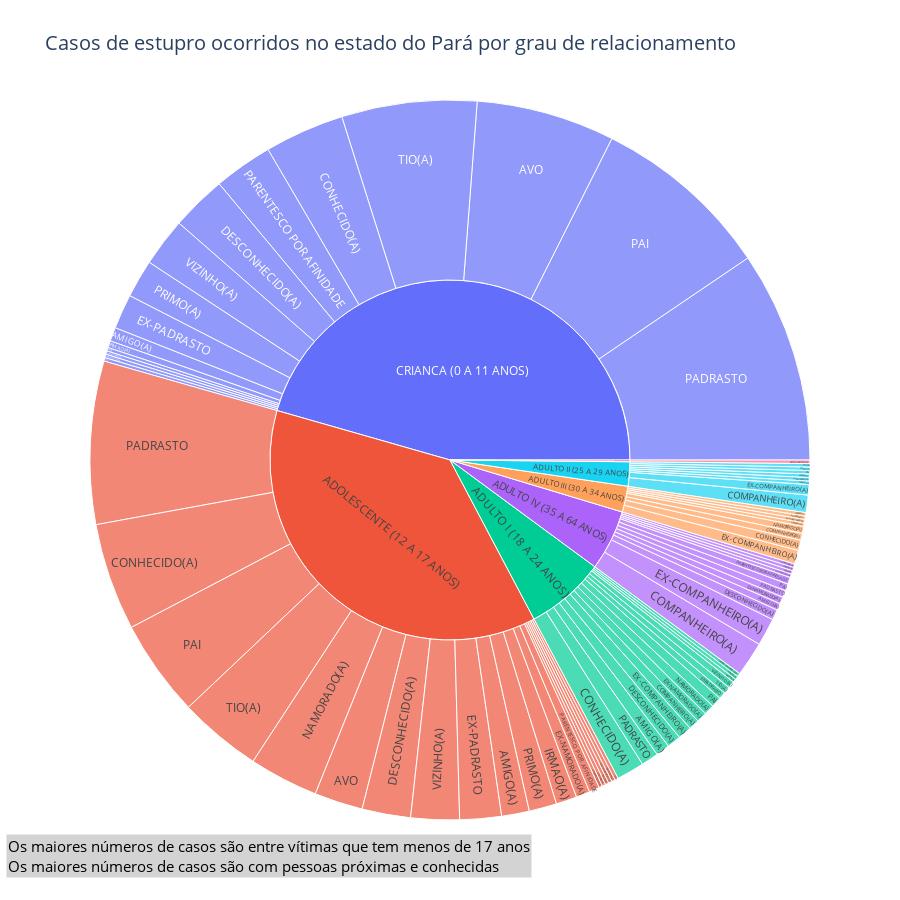

The notebook cell this image was saved under:
### Code cell
fig = px.sunburst(df_vulneravel, path=['FAIXA ETÁRIA VÍTIMA', 'GRAU DE RELACIONAMENTO' ] , title='Casos de estupro ocorridos no estado do Pará por grau de relacionamento', width=900, height=900)
fig.update_traces(
    hovertemplate='<b>%{label}</b><br>Contagem de casos: %{value} <extra></extra>')
annotations = [
    dict(
        x=-0.1, 
        y=-0.08, 
        text="Os maiores números de casos são entre vítimas que tem menos de 17 anos<br>Os maiores números de casos são com pessoas próximas e conhecidas", 
        font=dict(size=15, color="black"),
        showarrow=False,
        bgcolor="lightgrey",  # Fundo cinza claro
        align='left'
    ),
    # Adicione mais anotações conforme necessário
]

# Atualizar o layout para incluir as anotações
fig.update_layout(annotations=annotations, title_font=dict(size=20) )

fig.show()

### Figure 1 — Plotly figure (JSON) as saved in the notebook; plotly's stock layout.template omitted (floating-point values rounded to 4 significant figures)
{"data": [{"branchvalues": "total", "domain": {"x": [0, 1], "y": [0, 1]}, "hovertemplate": "<b>%{label}</b><br>Contagem de casos: %{value} <extra></extra>", "ids": ["ADOLESCENTE (12 A 17 ANOS)/AMIGO(A)", "ADULTO I (18 A 24 ANOS)/AMIGO(A)", "ADULTO IV (35 A 64 ANOS)/AMIGO(A)", "CRIANCA (0 A 11 ANOS)/AMIGO(A)", "ADOLESCENTE (12 A 17 ANOS)/AVO", "CRIANCA (0 A 11 ANOS)/AVO", "ADOLESCENTE (12 A 17 ANOS)/COMPANHEIRO(A)", "ADULTO I (18 A 24 ANOS)/COMPANHEIRO(A)", "ADULTO II (25 A 29 ANOS)/COMPANHEIRO(A)", "ADULTO III (30 A 34 ANOS)/COMPANHEIRO(A)", "ADULTO IV (35 A 64 ANOS)/COMPANHEIRO(A)", "ADOLESCENTE (12 A 17 ANOS)/CONHECIDO(A)", "ADULTO I (18 A 24 ANOS)/CONHECIDO(A)", "ADULTO III (30 A 34 ANOS)/CONHECIDO(A)", "ADULTO IV (35 A 64 ANOS)/CONHECIDO(A)", "CRIANCA (0 A 11 ANOS)/CONHECIDO(A)", "ADOLESCENTE (12 A 17 ANOS)/CUNHADO(A)", "ADULTO III (30 A 34 ANOS)/CUNHADO(A)", "ADOLESCENTE (12 A 17 ANOS)/DESCONHECIDO(A)", "ADULTO I (18 A 24 ANOS)/DESCONHECIDO(A)", "ADULTO IV (35 A 64 ANOS)/DESCONHECIDO(A)", "CRIANCA (0 A 11 ANOS)/DESCONHECIDO(A)", "IDOSO (65 ANOS OU MAIS)/DESCONHECIDO(A)", "ADOLESCENTE (12 A 17 ANOS)/DOCENTE", "ADOLESCENTE (12 A 17 ANOS)/EX-COMPANHEIRO(A)", "ADULTO I (18 A 24 ANOS)/EX-COMPANHEIRO(A)", "ADULTO II (25 A 29 ANOS)/EX-COMPANHEIRO(A)", "ADULTO III (30 A 34 ANOS)/EX-COMPANHEIRO(A)", "ADULTO IV (35 A 64 ANOS)/EX-COMPANHEIRO(A)", "ADOLESCENTE (12 A 17 ANOS)/EX-NAMORADO(A)", "ADULTO I (18 A 24 ANOS)/EX-NAMORADO(A)", "ADULTO III (30 A 34 ANOS)/EX-NAMORADO(A)", "ADULTO IV (35 A 64 ANOS)/EX-NAMORADO(A)", "ADOLESCENTE (12 A 17 ANOS)/EX-PADRASTO", "ADULTO I (18 A 24 ANOS)/EX-PADRASTO", "ADULTO III (30 A 34 ANOS)/EX-PADRASTO", "CRIANCA (0 A 11 ANOS)/EX-PADRASTO", "ADULTO IV (35 A 64 ANOS)/GENRO", "ADOLESCENTE (12 A 17 ANOS)/IRMAO(A)", "ADULTO I (18 A 24 ANOS)/IRMAO(A)", "ADULTO II (25 A 29 ANOS)/IRMAO(A)", "ADULTO IV (35 A 64 ANOS)/IRMAO(A)", "CRIANCA (0 A 11 ANOS)/IRMAO(A)", "CRIANCA (0 A 11 ANOS)/MAE", "ADOLESCENTE (12 A 17 ANOS)/NAMORADO(A)", "ADULTO I (18 A 24 ANOS)/NAMORADO(A)", "ADULTO II (25 A 29 ANOS)/NAMORADO(A)", "ADULTO III (30 A 34 ANOS)/NAMORADO(A)", "CRIANCA (0 A 11 ANOS)/NAMORADO(A)", "ADOLESCENTE (12 A 17 ANOS)/PADRASTO", "ADULTO I (18 A 24 ANOS)/PADRASTO", "ADULTO II (25 A 29 ANOS)/PADRASTO", "ADULTO III (30 A 34 ANOS)/PADRASTO", "ADULTO IV (35 A 64 ANOS)/PADRASTO", "CRIANCA (0 A 11 ANOS)/PADRASTO", "ADOLESCENTE (12 A 17 ANOS)/PAI", "ADULTO I (18 A 24 ANOS)/PAI", "ADULTO II (25 A 29 ANOS)/PAI", "ADULTO IV (35 A 64 ANOS)/PAI", "CRIANCA (0 A 11 ANOS)/PAI", "ADOLESCENTE (12 A 17 ANOS)/PARENTESCO POR AFINIDADE", "ADULTO IV (35 A 64 ANOS)/PARENTESCO POR AFINIDADE", "CRIANCA (0 A 11 ANOS)/PARENTESCO POR AFINIDADE", "ADOLESCENTE (12 A 17 ANOS)/PRIMO(A)", "ADULTO I (18 A 24 ANOS)/PRIMO(A)", "ADULTO II (25 A 29 ANOS)/PRIMO(A)", "CRIANCA (0 A 11 ANOS)/PRIMO(A)", "ADOLESCENTE (12 A 17 ANOS)/PROFESSOR(A)", "CRIANCA (0 A 11 ANOS)/PROFESSOR(A)", "ADULTO IV (35 A 64 ANOS)/SOBRINHO(A)", "ADULTO I (18 A 24 ANOS)/SUPERIOR HIERARQUICO", "ADOLESCENTE (12 A 17 ANOS)/TIO", "CRIANCA (0 A 11 ANOS)/TIO", "ADOLESCENTE (12 A 17 ANOS)/TIO(A)", "ADULTO I (18 A 24 ANOS)/TIO(A)", "ADULTO II (25 A 29 ANOS)/TIO(A)", "CRIANCA (0 A 11 ANOS)/TIO(A)", "ADOLESCENTE (12 A 17 ANOS)/VIZINHO(A)", "ADULTO I (18 A 24 ANOS)/VIZINHO(A)", "CRIANCA (0 A 11 ANOS)/VIZINHO(A)", "ADOLESCENTE (12 A 17 ANOS)", "ADULTO I (18 A 24 ANOS)", "ADULTO II (25 A 29 ANOS)", "ADULTO III (30 A 34 ANOS)", "ADULTO IV (35 A 64 ANOS)", "CRIANCA (0 A 11 ANOS)", "IDOSO (65 ANOS OU MAIS)"], "labels": ["AMIGO(A)", "AMIGO(A)", "AMIGO(A)", "AMIGO(A)", "AVO", "AVO", "COMPANHEIRO(A)", "COMPANHEIRO(A)", "COMPANHEIRO(A)", "COMPANHEIRO(A)", "COMPANHEIRO(A)", "CONHECIDO(A)", "CONHECIDO(A)", "CONHECIDO(A)", "CONHECIDO(A)", "CONHECIDO(A)", "CUNHADO(A)", "CUNHADO(A)", "DESCONHECIDO(A)", "DESCONHECIDO(A)", "DESCONHECIDO(A)", "DESCONHECIDO(A)", "DESCONHECIDO(A)", "DOCENTE", "EX-COMPANHEIRO(A)", "EX-COMPANHEIRO(A)", "EX-COMPANHEIRO(A)", "EX-COMPANHEIRO(A)", "EX-COMPANHEIRO(A)", "EX-NAMORADO(A)", "EX-NAMORADO(A)", "EX-NAMORADO(A)", "EX-NAMORADO(A)", "EX-PADRASTO", "EX-PADRASTO", "EX-PADRASTO", "EX-PADRASTO", "GENRO", "IRMAO(A)", "IRMAO(A)", "IRMAO(A)", "IRMAO(A)", "IRMAO(A)", "MAE", "NAMORADO(A)", "NAMORADO(A)", "NAMORADO(A)", "NAMORADO(A)", "NAMORADO(A)", "PADRASTO", "PADRASTO", "PADRASTO", "PADRASTO", "PADRASTO", "PADRASTO", "PAI", "PAI", "PAI", "PAI", "PAI", "PARENTESCO POR AFINIDADE", "PARENTESCO POR AFINIDADE", "PARENTESCO POR AFINIDADE", "PRIMO(A)", "PRIMO(A)", "PRIMO(A)", "PRIMO(A)", "PROFESSOR(A)", "PROFESSOR(A)", "SOBRINHO(A)", "SUPERIOR HIERARQUICO", "TIO", "TIO", "TIO(A)", "TIO(A)", "TIO(A)", "TIO(A)", "VIZINHO(A)", "VIZINHO(A)", "VIZINHO(A)", "ADOLESCENTE (12 A 17 ANOS)", "ADULTO I (18 A 24 ANOS)", "ADULTO II (25 A 29 ANOS)", "ADULTO III (30 A 34 ANOS)", "ADULTO IV (35 A 64 ANOS)", "CRIANCA (0 A 11 ANOS)", "IDOSO (65 ANOS OU MAIS)"], "name": "", "parents": ["ADOLESCENTE (12 A 17 ANOS)", "ADULTO I (18 A 24 ANOS)", "ADULTO IV (35 A 64 ANOS)", "CRIANCA (0 A 11 ANOS)", "ADOLESCENTE (12 A 17 ANOS)", "CRIANCA (0 A 11 ANOS)", "ADOLESCENTE (12 A 17 ANOS)", "ADULTO I (18 A 24 ANOS)", "ADULTO II (25 A 29 ANOS)", "ADULTO III (30 A 34 ANOS)", "ADULTO IV (35 A 64 ANOS)", "ADOLESCENTE (12 A 17 ANOS)", "ADULTO I (18 A 24 ANOS)", "ADULTO III (30 A 34 ANOS)", "ADULTO IV (35 A 64 ANOS)", "CRIANCA (0 A 11 ANOS)", "ADOLESCENTE (12 A 17 ANOS)", "ADULTO III (30 A 34 ANOS)", "ADOLESCENTE (12 A 17 ANOS)", "ADULTO I (18 A 24 ANOS)", "ADULTO IV (35 A 64 ANOS)", "CRIANCA (0 A 11 ANOS)", "IDOSO (65 ANOS OU MAIS)", "ADOLESCENTE (12 A 17 ANOS)", "ADOLESCENTE (12 A 17 ANOS)", "ADULTO I (18 A 24 ANOS)", "ADULTO II (25 A 29 ANOS)", "ADULTO III (30 A 34 ANOS)", "ADULTO IV (35 A 64 ANOS)", "ADOLESCENTE (12 A 17 ANOS)", "ADULTO I (18 A 24 ANOS)", "ADULTO III (30 A 34 ANOS)", "ADULTO IV (35 A 64 ANOS)", "ADOLESCENTE (12 A 17 ANOS)", "ADULTO I (18 A 24 ANOS)", "ADULTO III (30 A 34 ANOS)", "CRIANCA (0 A 11 ANOS)", "ADULTO IV (35 A 64 ANOS)", "ADOLESCENTE (12 A 17 ANOS)", "ADULTO I (18 A 24 ANOS)", "ADULTO II (25 A 29 ANOS)", "ADULTO IV (35 A 64 ANOS)", "CRIANCA (0 A 11 ANOS)", "CRIANCA (0 A 11 ANOS)", "ADOLESCENTE (12 A 17 ANOS)", "ADULTO I (18 A 24 ANOS)", "ADULTO II (25 A 29 ANOS)", "ADULTO III (30 A 34 ANOS)", "CRIANCA (0 A 11 ANOS)", "ADOLESCENTE (12 A 17 ANOS)", "ADULTO I (18 A 24 ANOS)", "ADULTO II (25 A 29 ANOS)", "ADULTO III (30 A 34 ANOS)", "ADULTO IV (35 A 64 ANOS)", "CRIANCA (0 A 11 ANOS)", "ADOLESCENTE (12 A 17 ANOS)", "ADULTO I (18 A 24 ANOS)", "ADULTO II (25 A 29 ANOS)", "ADULTO IV (35 A 64 ANOS)", "CRIANCA (0 A 11 ANOS)", "ADOLESCENTE (12 A 17 ANOS)", "ADULTO IV (35 A 64 ANOS)", "CRIANCA (0 A 11 ANOS)", "ADOLESCENTE (12 A 17 ANOS)", "ADULTO I (18 A 24 ANOS)", "ADULTO II (25 A 29 ANOS)", "CRIANCA (0 A 11 ANOS)", "ADOLESCENTE (12 A 17 ANOS)", "CRIANCA (0 A 11 ANOS)", "ADULTO IV (35 A 64 ANOS)", "ADULTO I (18 A 24 ANOS)", "ADOLESCENTE (12 A 17 ANOS)", "CRIANCA (0 A 11 ANOS)", "ADOLESCENTE (12 A 17 ANOS)", "ADULTO I (18 A 24 ANOS)", "ADULTO II (25 A 29 ANOS)", "CRIANCA (0 A 11 ANOS)", "ADOLESCENTE (12 A 17 ANOS)", "ADULTO I (18 A 24 ANOS)", "CRIANCA (0 A 11 ANOS)", "", "", "", "", "", "", ""], "type": "sunburst", "values": [8, 4, 2, 4, 14, 40, 1, 3, 5, 2, 10, 31, 8, 3, 1, 23, 1, 1, 14, 4, 3, 16, 1, 1, 1, 4, 3, 4, 8, 4, 3, 1, 2, 12, 2, 1, 10, 1, 6, 1, 1, 1, 2, 1, 20, 3, 1, 2, 1, 47, 5, 1, 1, 2, 61, 28, 3, 1, 2, 52, 3, 2, 17, 8, 1, 1, 11, 1, 1, 1, 1, 1, 1, 24, 2, 1, 39, 14, 2, 14, 239, 46, 14, 15, 35, 293, 1]}], "layout": {"annotations": [{"align": "left", "bgcolor": "lightgrey", "font": {"color": "black", "size": 15}, "showarrow": false, "text": "Os maiores números de casos são entre vítimas que tem menos de 17 anos<br>Os maiores números de casos são com pessoas próximas e conhecidas", "x": -0.1, "y": -0.08}], "height": 900, "legend": {"tracegroupgap": 0}, "title": {"font": {"size": 20}, "text": "Casos de estupro ocorridos no estado do Pará por grau de relacionamento"}, "width": 900}}
